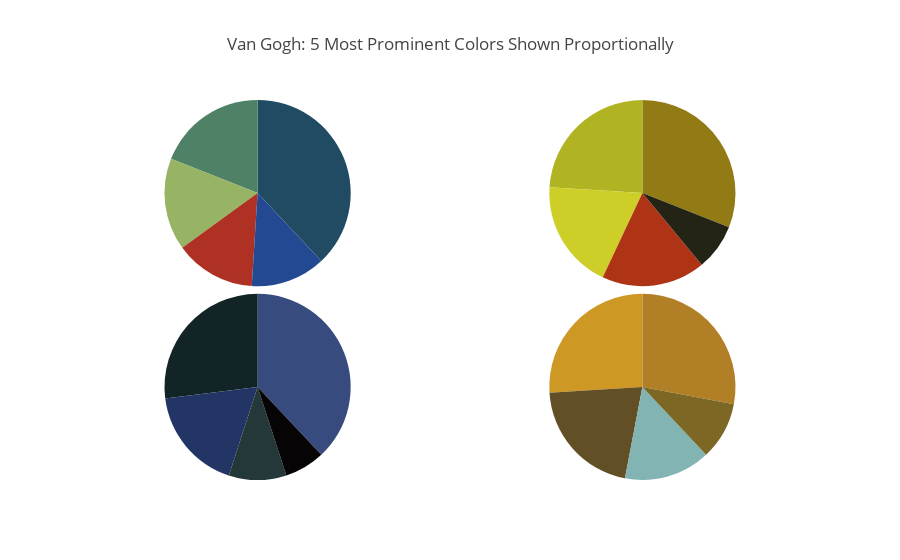

Notebook code for this chart:
### Markdown cell above
# Pie Chart Subplots

### Code cell
import plotly.graph_objs as go

fig = {
    'data': [
        {
            'labels': ['1st', '2nd', '3rd', '4th', '5th'],
            'values': [38, 27, 18, 10, 7],
            'type': 'pie',
            'name': 'Starry Night',
            'marker': {'colors': ['rgb(56, 75, 126)',
                                  'rgb(18, 36, 37)',
                                  'rgb(34, 53, 101)',
                                  'rgb(36, 55, 57)',
                                  'rgb(6, 4, 4)']},
            'domain': {'x': [0, .48],
                       'y': [0, .49]},
            'hoverinfo':'label+percent+name',
            'textinfo':'none'
        },
        {
            'labels': ['1st', '2nd', '3rd', '4th', '5th'],
            'values': [28, 26, 21, 15, 10],
            'marker': {'colors': ['rgb(177, 127, 38)',
                                  'rgb(205, 152, 36)',
                                  'rgb(99, 79, 37)',
                                  'rgb(129, 180, 179)',
                                  'rgb(124, 103, 37)']},
            'type': 'pie',
            'name': 'Sunflowers',
            'domain': {'x': [.52, 1],
                       'y': [0, .49]},
            'hoverinfo':'label+percent+name',
            'textinfo':'none'

        },
        {
            'labels': ['1st', '2nd', '3rd', '4th', '5th'],
            'values': [38, 19, 16, 14, 13],
            'marker': {'colors': ['rgb(33, 75, 99)',
                                  'rgb(79, 129, 102)',
                                  'rgb(151, 179, 100)',
                                  'rgb(175, 49, 35)',
                                  'rgb(36, 73, 147)']},
            'type': 'pie',
            'name': 'Irises',
            'domain': {'x': [0, .48],
                       'y': [.51, 1]},
            'hoverinfo':'label+percent+name',
            'textinfo':'none'
        },
        {
            'labels': ['1st', '2nd', '3rd', '4th', '5th'],
            'values': [31, 24, 19, 18, 8],
            'marker': {'colors': ['rgb(146, 123, 21)',
                                  'rgb(177, 180, 34)',
                                  'rgb(206, 206, 40)',
                                  'rgb(175, 51, 21)',
                                  'rgb(35, 36, 21)']},
            'type': 'pie',
            'name':'The Night Café',
            'domain': {'x': [.52, 1],
                       'y': [.51, 1]},
            'hoverinfo':'label+percent+name',
            'textinfo':'none'
        }
    ],
    'layout': {'title': 'Van Gogh: 5 Most Prominent Colors Shown Proportionally',
               'showlegend': False}
}

pyo.iplot(fig, filename='pie_chart_subplots')

### Figure 1 — Plotly figure (JSON) as saved in the notebook; plotly's stock layout.template omitted (floating-point values rounded to 4 significant figures)
{"data": [{"domain": {"x": [0, 0.48], "y": [0, 0.49]}, "hoverinfo": "label+percent+name", "labels": ["1st", "2nd", "3rd", "4th", "5th"], "marker": {"colors": ["rgb(56, 75, 126)", "rgb(18, 36, 37)", "rgb(34, 53, 101)", "rgb(36, 55, 57)", "rgb(6, 4, 4)"]}, "name": "Starry Night", "textinfo": "none", "type": "pie", "uid": "1032c749-e673-4a2c-b5e0-dd54cdd3913f", "values": [38, 27, 18, 10, 7]}, {"domain": {"x": [0.52, 1], "y": [0, 0.49]}, "hoverinfo": "label+percent+name", "labels": ["1st", "2nd", "3rd", "4th", "5th"], "marker": {"colors": ["rgb(177, 127, 38)", "rgb(205, 152, 36)", "rgb(99, 79, 37)", "rgb(129, 180, 179)", "rgb(124, 103, 37)"]}, "name": "Sunflowers", "textinfo": "none", "type": "pie", "uid": "83abe5a6-36b1-48d0-b741-eeff43a00629", "values": [28, 26, 21, 15, 10]}, {"domain": {"x": [0, 0.48], "y": [0.51, 1]}, "hoverinfo": "label+percent+name", "labels": ["1st", "2nd", "3rd", "4th", "5th"], "marker": {"colors": ["rgb(33, 75, 99)", "rgb(79, 129, 102)", "rgb(151, 179, 100)", "rgb(175, 49, 35)", "rgb(36, 73, 147)"]}, "name": "Irises", "textinfo": "none", "type": "pie", "uid": "1560d448-9097-4832-8a0e-f32795220c34", "values": [38, 19, 16, 14, 13]}, {"domain": {"x": [0.52, 1], "y": [0.51, 1]}, "hoverinfo": "label+percent+name", "labels": ["1st", "2nd", "3rd", "4th", "5th"], "marker": {"colors": ["rgb(146, 123, 21)", "rgb(177, 180, 34)", "rgb(206, 206, 40)", "rgb(175, 51, 21)", "rgb(35, 36, 21)"]}, "name": "The Night Café", "textinfo": "none", "type": "pie", "uid": "4270f678-9499-4d18-a830-2ad2149e8925", "values": [31, 24, 19, 18, 8]}], "layout": {"showlegend": false, "title": {"text": "Van Gogh: 5 Most Prominent Colors Shown Proportionally"}}}
